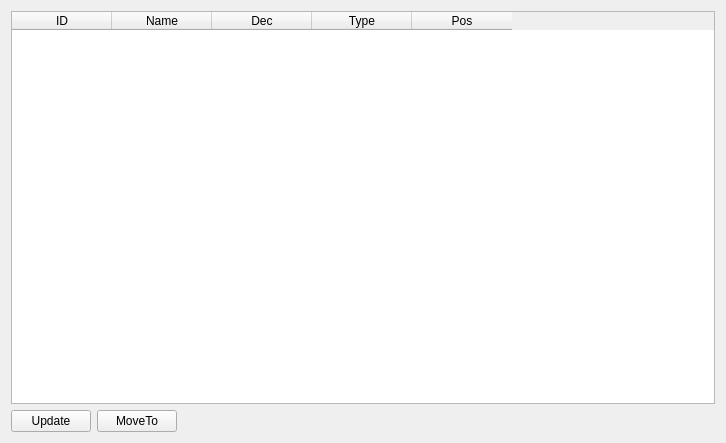
<?xml version="1.0" encoding="UTF-8"?>
<ui version="4.0">
 <class>BasketPoints</class>
 <widget class="QWidget" name="BasketPoints">
  <property name="geometry">
   <rect>
    <x>0</x>
    <y>0</y>
    <width>726</width>
    <height>443</height>
   </rect>
  </property>
  <property name="windowTitle">
   <string>Form</string>
  </property>
  <layout class="QVBoxLayout" name="verticalLayout">
   <item>
    <widget class="QTableWidget" name="tableWidget">
     <column>
      <property name="text">
       <string>ID</string>
      </property>
     </column>
     <column>
      <property name="text">
       <string>Name</string>
      </property>
     </column>
     <column>
      <property name="text">
       <string>Dec</string>
      </property>
     </column>
     <column>
      <property name="text">
       <string>Type</string>
      </property>
     </column>
     <column>
      <property name="text">
       <string>Pos</string>
      </property>
     </column>
    </widget>
   </item>
   <item>
    <layout class="QHBoxLayout" name="horizontalLayout">
     <item>
      <widget class="QPushButton" name="btnPointUpdate">
       <property name="text">
        <string>Update</string>
       </property>
      </widget>
     </item>
     <item>
      <widget class="QPushButton" name="btnMoveto">
       <property name="text">
        <string>MoveTo</string>
       </property>
      </widget>
     </item>
     <item>
      <spacer name="horizontalSpacer">
       <property name="orientation">
        <enum>Qt::Horizontal</enum>
       </property>
       <property name="sizeHint" stdset="0">
        <size>
         <width>40</width>
         <height>20</height>
        </size>
       </property>
      </spacer>
     </item>
    </layout>
   </item>
  </layout>
 </widget>
 <resources/>
 <connections/>
</ui>
